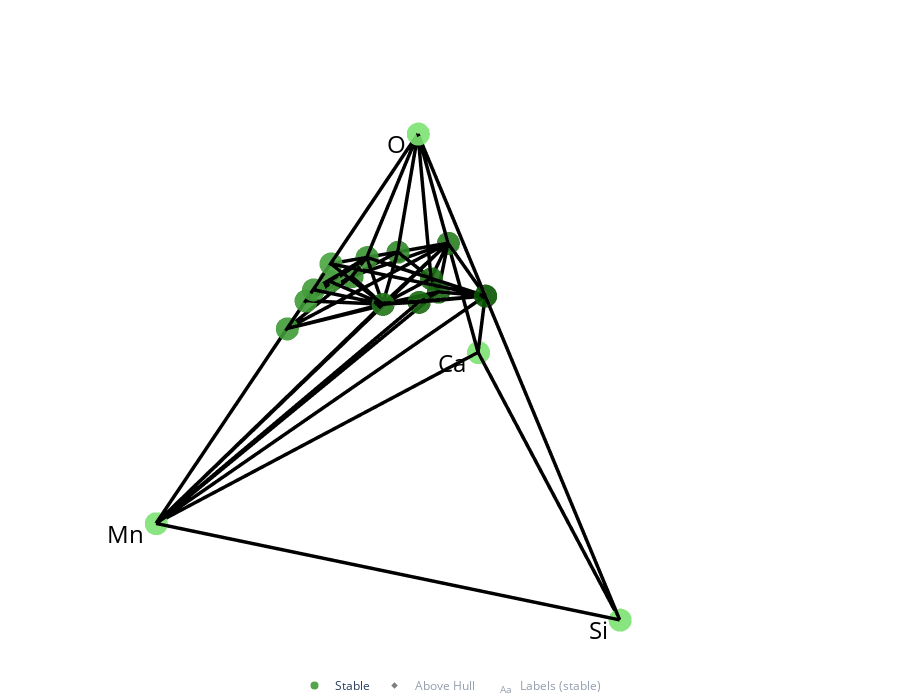

Notebook source saved alongside this figure:
### Code cell
from pymatgen.analysis.phase_diagram import Composition

entries =[PDEntry(k,v) for k,v in input_data.items()]

phase_diagram_1 = PhaseDiagram(entries)
plotter_1 = PDPlotter(phase_diagram_1, show_unstable=True, markersize=20)
plotter_1.show() 
print(phase_diagram_1.stable_entries)

### Figure 1 — Plotly figure (JSON) as saved in the notebook; plotly's stock layout.template omitted (floating-point values rounded to 4 significant figures; data arrays with more than 128 entries replaced by an {"elided": "..."} marker saying what was removed)
{"data": [{"hoverinfo": "none", "line": {"color": "rgba(0,0,0,1.0)", "width": 7}, "mode": "lines", "showlegend": false, "type": "scatter3d", "x": {"elided": "183 float values"}, "y": {"elided": "183 float values"}, "z": {"elided": "183 float values"}}, {"hoverinfo": "skip", "mode": "text", "name": "Labels (stable)", "opacity": 1, "showlegend": true, "text": ["MnO", "Mn<sub>3</sub>O<sub>4</sub>", "CaMn<sub>7</sub>O<sub>12</sub>", "Ca<sub>2</sub>MnO<sub>4</sub>", "Ca<sub>2</sub>Mn<sub>3</sub>O<sub>8</sub>", "Mn<sub>2</sub>O<sub>3</sub>", "SiO<sub>2</sub>", "MnO<sub>2</sub>", "Ca<sub>3</sub>Mn<sub>2</sub>(SiO<sub>4</sub>)<sub>3</sub>", "Mn<sub>5</sub>(SiO<sub>4</sub>)<sub>3</sub>", "CaMn<sub>2</sub>O<sub>4</sub>", "CaO", "CaMn(SiO<sub>3</sub>)<sub>2</sub>", "CaMn<sub>4</sub>(SiO<sub>3</sub>)<sub>5</sub>"], "textposition": ["bottom right", "bottom right", "bottom right", "bottom right", "bottom right", "bottom right", "bottom right", "bottom right", "bottom right", "bottom right", "bottom right", "bottom right", "bottom right", "bottom right"], "type": "scatter3d", "visible": "legendonly", "x": [0.74, 0.7043, 0.64, 0.4186, 0.5285, 0.69, 0.49, 0.6567, 0.465, 0.615, 0.5614, 0.24, 0.49, 0.55], "y": [0.1343, 0.155, 0.1632, 0.155, 0.1676, 0.1632, 0.4711, 0.1825, 0.2931, 0.2931, 0.155, 0.1343, 0.3364, 0.3364], "z": [0.4082, 0.4666, 0.4899, 0.4666, 0.5025, 0.4899, 0.5443, 0.5443, 0.4899, 0.4899, 0.4666, 0.4082, 0.4899, 0.4899]}, {"hoverinfo": "text", "hoverlabel": {"font": {"size": 14}}, "hovertext": ["MnSiO<sub>3</sub> (no ID) <br> -3.747 eV/atom (+0.004 eV/atom)", "MnSi<sub>2</sub>O<sub>5</sub> (no ID) <br> -4.009 eV/atom (+0.067 eV/atom)", "Mn<sub>2</sub>SiO<sub>4</sub> (no ID) <br> -3.362 eV/atom (+0.016 eV/atom)", "Mn<sub>4</sub>SiO<sub>7</sub> (no ID) <br> -2.859 eV/atom (+0.143 eV/atom)", "Mn<sub>7</sub>SiO<sub>12</sub> (no ID) <br> -2.669 eV/atom (+0.014 eV/atom)", "CaMnO<sub>3</sub> (no ID) <br> -2.635 eV/atom (+0.011 eV/atom)", "CaMn<sub>6</sub>SiO<sub>12</sub> (no ID) <br> -2.783 eV/atom (+0.007 eV/atom)", "Ca<sub>2</sub>Mn<sub>2</sub>(SiO<sub>4</sub>)<sub>3</sub> (no ID) <br> -3.496 eV/atom (+0.098 eV/atom)", "Ca<sub>3</sub>Mn<sub>2</sub>O<sub>7</sub> (no ID) <br> -2.756 eV/atom (+0.005 eV/atom)", "Ca<sub>3</sub>Mn<sub>2</sub>(Si<sub>2</sub>O<sub>7</sub>)<sub>2</sub> (no ID) <br> -3.868 eV/atom (+0.009 eV/atom)", "Ca<sub>4</sub>Mn<sub>2</sub>(SiO<sub>4</sub>)<sub>3</sub> (no ID) <br> -3.725 eV/atom (+0.024 eV/atom)", "Ca<sub>4</sub>Mn<sub>3</sub>O<sub>10</sub> (no ID) <br> -2.544 eV/atom (+0.183 eV/atom)"], "line": {"color": "black", "width": 2}, "marker": {"color": [0.004, 0.067, 0.016, 0.143, 0.014, 0.011, 0.007, 0.098, 0.005, 0.009, 0.024, 0.183], "colorbar": {"len": 0.75, "title": {"text": "Energy Above Hull<br>(eV/atom)"}, "x": 0.05}, "colorscale": [[0, "#fad393"], [0.5, "#ff813d"], [1, "#ff0000"]], "size": 5, "symbol": "diamond"}, "mode": "markers", "name": "Above Hull", "showlegend": true, "type": "scatter3d", "visible": "legendonly", "x": [0.6, 0.5625, 0.6429, 0.6667, 0.675, 0.5, 0.625, 0.5, 0.4583, 0.4783, 0.4524, 0.4706], "y": [0.3464, 0.3969, 0.2887, 0.2406, 0.2165, 0.1732, 0.2165, 0.3191, 0.1684, 0.3263, 0.2887, 0.1698], "z": [0.4899, 0.5103, 0.4666, 0.4763, 0.4899, 0.4899, 0.4899, 0.5157, 0.4763, 0.497, 0.4666, 0.4803]}, {"hoverinfo": "text", "hoverlabel": {"font": {"size": 14}}, "hovertext": ["MnO (no ID) <br> -2.311 eV/atom", "Mn (no ID) <br> 0.0 eV/atom", "Mn<sub>3</sub>O<sub>4</sub> (no ID) <br> -2.321 eV/atom", "CaMn<sub>7</sub>O<sub>12</sub> (no ID) <br> -2.358 eV/atom", "Ca<sub>2</sub>MnO<sub>4</sub> (no ID) <br> -2.842 eV/atom", "Ca<sub>2</sub>Mn<sub>3</sub>O<sub>8</sub> (no ID) <br> -2.541 eV/atom", "O<sub>2</sub> (no ID) <br> 0.0 eV/atom", "Mn<sub>2</sub>O<sub>3</sub> (no ID) <br> -2.251 eV/atom", "SiO<sub>2</sub> (no ID) <br> -4.619 eV/atom", "MnO<sub>2</sub> (no ID) <br> -2.013 eV/atom", "Ca<sub>3</sub>Mn<sub>2</sub>(SiO<sub>4</sub>)<sub>3</sub> (no ID) <br> -3.765 eV/atom", "Mn<sub>5</sub>(SiO<sub>4</sub>)<sub>3</sub> (no ID) <br> -3.547 eV/atom", "CaMn<sub>2</sub>O<sub>4</sub> (no ID) <br> -2.619 eV/atom", "CaO (no ID) <br> -3.266 eV/atom", "Si (no ID) <br> 0.0 eV/atom", "Ca (no ID) <br> 0.0 eV/atom", "CaMn(SiO<sub>3</sub>)<sub>2</sub> (no ID) <br> -4.006 eV/atom", "CaMn<sub>4</sub>(SiO<sub>3</sub>)<sub>5</sub> (no ID) <br> -3.856 eV/atom"], "line": {"color": "black", "width": 2}, "marker": {"color": [-2.311, 0, -2.321, -2.358, -2.842, -2.541, 0, -2.251, -4.619, -2.013, -3.765, -3.547, -2.619, -3.266, 0, 0, -4.006, -3.856], "colorscale": [[0, "#075400"], [1, "#7ce371"]], "opacity": 0.9, "size": 8}, "mode": "markers", "name": "Stable", "showlegend": true, "type": "scatter3d", "x": [0.75, 1, 0.7143, 0.65, 0.4286, 0.5385, 0.5, 0.7, 0.5, 0.6667, 0.475, 0.625, 0.5714, 0.25, 0.5, 0, 0.5, 0.56], "y": [0.1443, 0, 0.165, 0.1732, 0.165, 0.1776, 0.2887, 0.1732, 0.4811, 0.1925, 0.3031, 0.3031, 0.165, 0.1443, 0.866, 0, 0.3464, 0.3464], "z": [0.4082, 0, 0.4666, 0.4899, 0.4666, 0.5025, 0.8165, 0.4899, 0.5443, 0.5443, 0.4899, 0.4899, 0.4666, 0.4082, 0, 0, 0.4899, 0.4899]}], "layout": {"autosize": true, "height": 700, "hovermode": "closest", "legend": {"orientation": "h", "traceorder": "reversed", "x": 0.5, "xanchor": "center", "y": 0, "yanchor": "top"}, "margin": {"b": 10, "l": 0, "pad": 0, "r": 0, "t": 0}, "paper_bgcolor": "rgba(0,0,0,0)", "plot_bgcolor": "rgba(0,0,0,0)", "scene": {"annotations": [{"align": "center", "font": {"color": "#000000", "size": 24}, "opacity": 1, "showarrow": false, "text": "Mn", "x": 1, "xanchor": "right", "xshift": -10, "y": 0, "yanchor": "auto", "yshift": -10, "z": 0}, {"align": "center", "font": {"color": "#000000", "size": 24}, "opacity": 1, "showarrow": false, "text": "O", "x": 0.5, "xanchor": "right", "xshift": -10, "y": 0.2887, "yanchor": "auto", "yshift": -10, "z": 0.8165}, {"align": "center", "font": {"color": "#000000", "size": 24}, "opacity": 1, "showarrow": false, "text": "Si", "x": 0.5, "xanchor": "right", "xshift": -10, "y": 0.866, "yanchor": "auto", "yshift": -10, "z": 0}, {"align": "center", "font": {"color": "#000000", "size": 24}, "opacity": 1, "showarrow": false, "text": "Ca", "x": 0, "xanchor": "right", "xshift": -10, "y": 0, "yanchor": "auto", "yshift": -10, "z": 0}], "aspectratio": {"x": 1.4, "y": 1.4, "z": 1.4}, "camera": {"center": {"x": 0, "y": -0.08, "z": 0}, "projection": {"type": "orthographic"}}, "xaxis": {"autorange": true, "showaxeslabels": false, "showgrid": false, "showline": false, "showspikes": false, "showticklabels": false, "ticks": "", "visible": false, "zeroline": false}, "yaxis": {"autorange": true, "showaxeslabels": false, "showgrid": false, "showline": false, "showspikes": false, "showticklabels": false, "ticks": "", "visible": false, "zeroline": false}, "zaxis": {"autorange": true, "showaxeslabels": false, "showgrid": false, "showline": false, "showspikes": false, "showticklabels": false, "ticks": "", "visible": false, "zeroline": false}}, "showlegend": true}}
